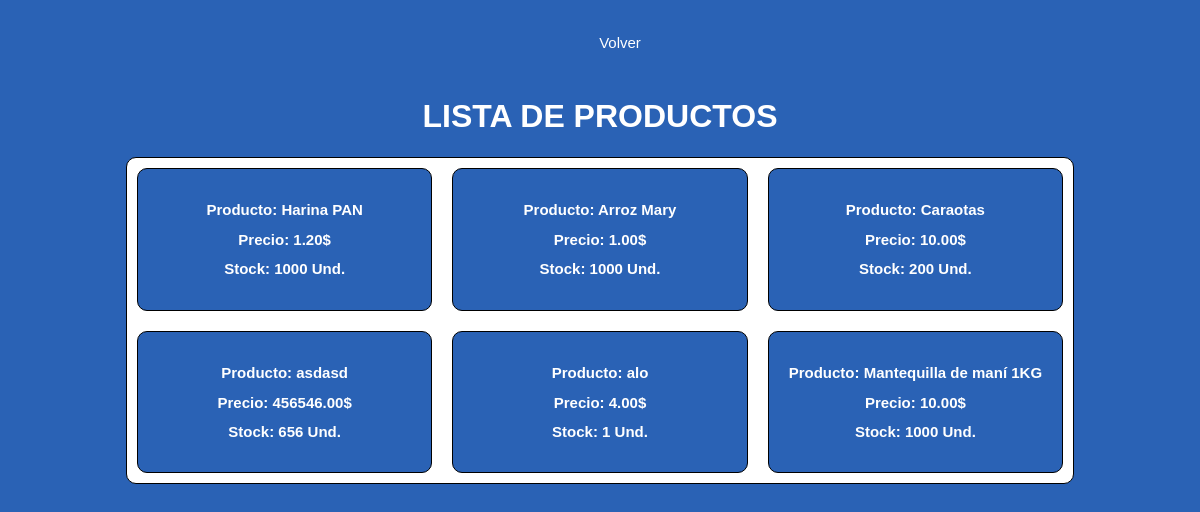
Screenshot of /Inventario/lista_productos/ with the database file from the repository.
### Inventario/models.py (models this page shows)
class Productos(models.Model):
    nombre = models.CharField(max_length=100)
    codigo = models.IntegerField(unique=True, validators=[validate_unique_name])
    precio = models.DecimalField(max_digits=10, decimal_places=2)
    stock = models.IntegerField()
    proveedor = models.CharField(max_length=100)

### Inventario/views.py (the view)
# urls.py: path('lista_productos/', views.lista_productos, name= "lista_productos"),
def lista_productos(request):
    productos = Productos.objects.all()
    return render(request, 'Inventario/lista_productos.html', {'productos': productos})

### Inventario/templates/Inventario/lista_productos.html (shortened to what this page needs)
{% load static %}
<!DOCTYPE html>
<html lang="es">
<head>
    <link rel="stylesheet" type="text/css" href="{% static 'css/lista_productos.css' %}">
</head>
<body>
    <div class="navegacion">
        <nav>
            <ul>
                <li><a href="{% url 'index_inventario' %}">Volver</a></li>
            </ul>
        </nav>
    </div>
    <h1>LISTA DE PRODUCTOS</h1>
    <div class="container">
        {% for producto in productos %}
        <div class="item">
            <h2>Producto: {{producto.nombre}}</h2>
            <h2>Precio: {{producto.precio}}$</h2>
            <h2>Stock: {{producto.stock}} Und.</h2>
        </div>
        {% endfor %}
    </div>
</body>
</html>

### Inventario/static/css/lista_productos.css (style rules this page uses)
body { background-color: #2a62b5; display: flex; flex-direction: column; justify-content: center; align-items: center; }
.navegacion { display: flex; justify-content: center; align-items: center; }
nav { display: flex; justify-content: center; float: left; align-items: center; }
nav ul { list-style: none; overflow: hidden; }
nav ul li { float: left; font-family: 'Lucida Sans', 'Lucida Sans Regular', 'Lucida Grande', 'Lucida Sans Unicode', Geneva, Verdana, sans-serif; font-size: 20px; }
nav ul li a { display: block; padding: 10px; margin: 0px 10px 0px 10px; border-radius: 10px; color: #fff; text-decoration: none; font-size: 15px; font-family: 'Lucida Sans', 'Lucida Sans Regular', 'Lucida Grande', 'Lucida Sans Unicode', Geneva, Verdana, sans-serif; }
h1 { font-family: 'Lucida Sans', 'Lucida Sans Regular', 'Lucida Grande', 'Lucida Sans Unicode', Geneva, Verdana, sans-serif; color: #fff; }
.container { background-color: #fff; border: 1px solid; border-radius: 10px; display: grid; grid-template-columns: repeat(3, 1fr); grid-gap: 20px; padding: 10px 10px 10px 10px; }
h2 { font-size: 15px; font-family: 'Lucida Sans', 'Lucida Sans Regular', 'Lucida Grande', 'Lucida Sans Unicode', Geneva, Verdana, sans-serif; color: #fff; }
.item { background-color: #2a62b5; border: 1px solid; border-radius: 10px; text-align: center; padding: 20px; }

### rows the page displays
Productos: nombre "Harina PAN", precio "1.20", stock "1000"
Productos: nombre "Arroz Mary", precio "1.00", stock "1000"
Productos: nombre "Caraotas", precio "10.00", stock "200"
Productos: nombre "asdasd", precio "456546.00", stock "656"
Productos: nombre "alo", precio "4.00", stock "1"
Productos: nombre "Mantequilla de maní 1KG", precio "10.00", stock "1000"
